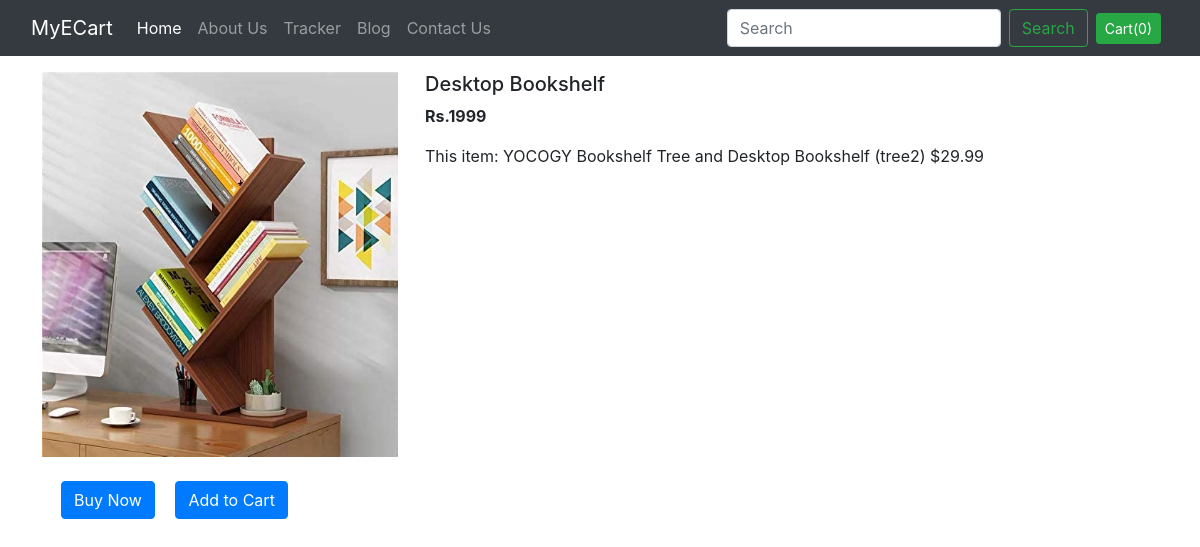
Page /shop/products/35 on the committed database.
### shop/models.py (models this page shows, shortened)
class Product(models.Model):
    product_id = models.AutoField
    product_name = models.CharField(max_length=50)
    category = models.CharField(max_length=50, default="")
    subcategory = models.CharField(max_length=50, default="")
    price = models.IntegerField(default=0)
    desc = models.CharField(max_length=30000)
    pub_date = models.DateField()
    image = models.ImageField(upload_to="shop/images", default="")

### shop/views.py (the view)
# urls.py: path("products/<int:myid>",views.productview,name="ProductView"),
def productview(request, myid):
    product = Product.objects.filter(id=myid)
    return render(request, 'shop/productview.html', {'product': product[0]})

### shop/templates/shop/productview.html (shortened to what this page needs)
{% extends 'shop/basic.html' %}
{% block body %}
<div class="container my-5">
  <div class="row">
<div class="col-md-4">
  <br>
  <div class="row">
<img src="/media/{{product.image}}" width="233px" height="385px">
  </div>
  <button class="btn btn-primary mx-3 my-4">Buy Now</button>
  <button class="btn btn-primary my-4">Add to Cart</button>
</div>
<div class="col-md-8">
  <br>
  <h5>{{product.product_name}}</h5>
  <p><b>Rs.{{product.price}} </b></p>
  <p>{{product.desc}}</p>
</div>
</div>
</div>
{% endblock %}

### rows in the picture
Product: image (picture), product_name "Desktop Bookshelf", price "1999", desc "This item: YOCOGY Bookshelf Tree and Desktop Bookshelf (tree2) $29.99"
